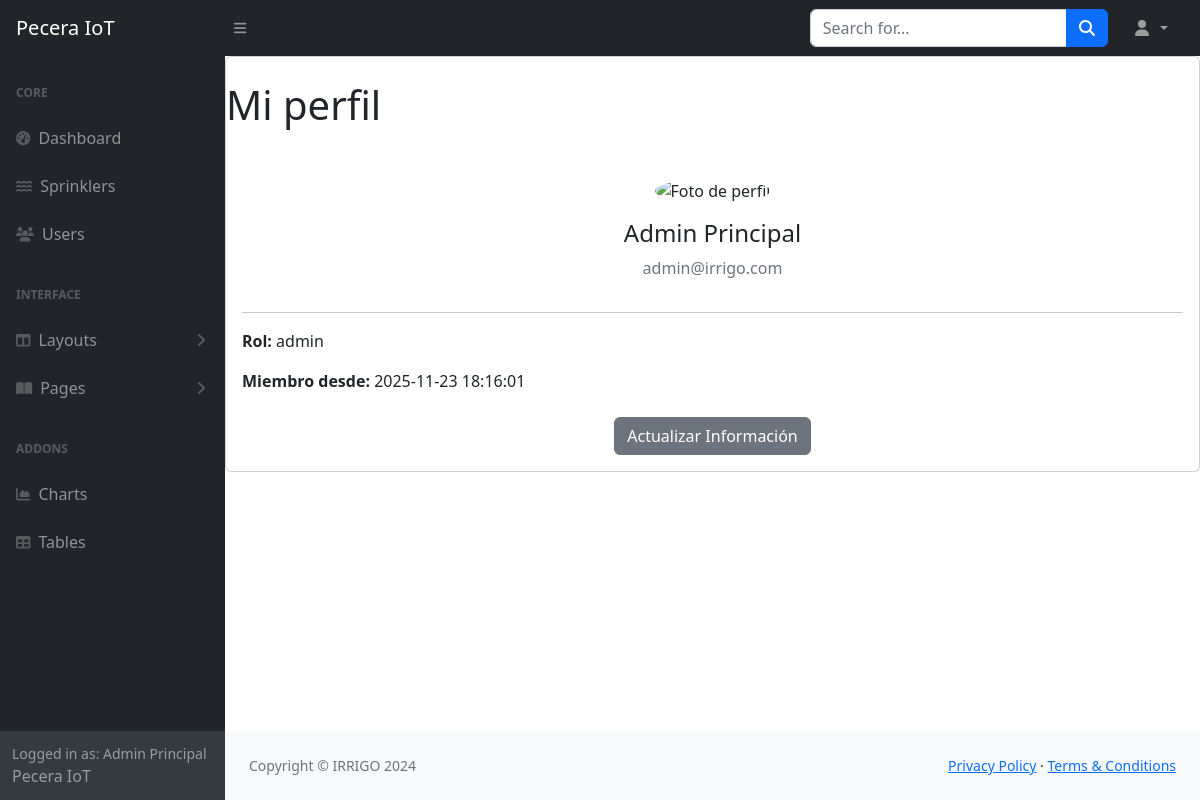
Page /myprofile (signed in) on the earlier database version.
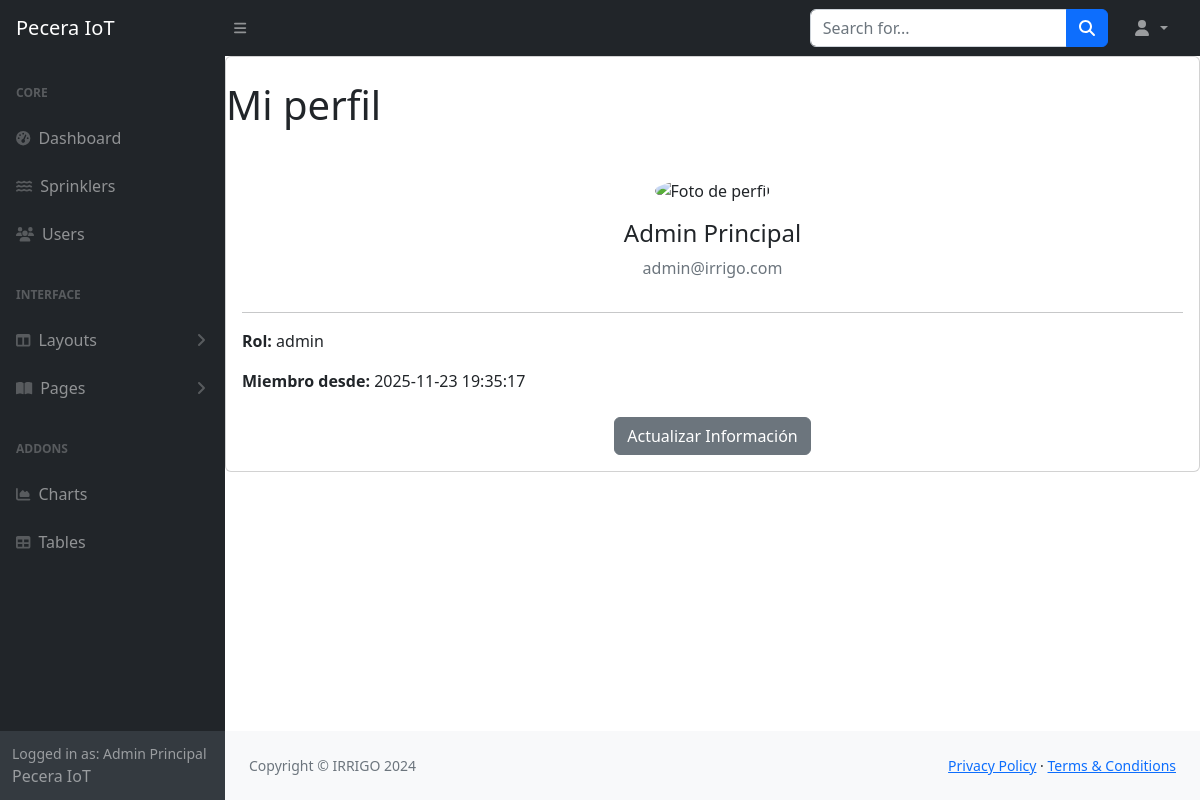
Same page on the later database version.
### tables this page shows
CREATE TABLE usuarios (
                id_usuario INTEGER PRIMARY KEY AUTOINCREMENT,
                nombre VARCHAR(100) NOT NULL,
                correo VARCHAR(150) UNIQUE NOT NULL,
                contrasena VARCHAR(255) NOT NULL,
                tipo_usuario TEXT CHECK(tipo_usuario IN ('admin', 'usuario')) NOT NULL DEFAULT 'usuario',
                fecha_creacion TIMESTAMP DEFAULT CURRENT_TIMESTAMP
            );

### app.py (the view)
@app.route('/myprofile')
def myprofile():
    nombre_usuario = session['nombre_usuario']
    tipo_usuario = session['tipo_usuario']
    if 'id_usuario' in session:
        id_usuario = session['id_usuario']
        connection = get_db_connection()
        if connection:
            cursor = connection.cursor()
            cursor.execute("""
                SELECT nombre, correo, tipo_usuario, fecha_creacion
                FROM usuarios
                WHERE id_usuario = ?
            """, (id_usuario,))
            usuario = cursor.fetchone()
            cursor.close()
            connection.close()
            return render_template(
                    'myprofile.html',
                    usuario=usuario,  # Datos del usuario desde la base de datos
                    nombre_usuario=session['nombre_usuario'],  # Desde la sesión
                    tipo_usuario=session['tipo_usuario']       # Desde la sesión
                )
        return "Usuario no encontrado", 404
    return redirect('/login')

### app.py (called while the page is built)
def get_db_connection():
    try:
        connection = sqlite3.connect(DATABASE)
        connection.row_factory = sqlite3.Row  # Para acceder a columnas por nombre
        return connection
    except Exception as e:
        print(f"Error al conectar a la base de datos: {e}")
        return None

### templates/myprofile.html (shortened to what this page needs)
{% extends "base2.html" %}
{% block content %}
<div class="card">
    <h1 class="mt-4">Mi perfil</h1>
    <div class="card-body text-center">
        <div class="d-flex flex-column align-items-center">
            <div>
                <img src="/static/assets/img/chillguy.webp" alt="Foto de perfil" class="rounded-circle" style="width: 100px; height: 100px; object-fit: cover;">
            </div>
            <h4 class="mt-3">{{ usuario.nombre }}</h4>
            <p class="text-muted">{{ usuario.correo }}</p>
        </div>
        <hr>
        <div class="text-start">
            <p><strong>Rol:</strong> {{ usuario.tipo_usuario }}</p>
            <p><strong>Miembro desde:</strong> {{ usuario.fecha_creacion }}</p>
        </div>
        <div class="text-center mt-4">
            <button id="showModalButton" class="btn btn-secondary" data-bs-toggle="modal" data-bs-target="#updateModal">Actualizar Información</button>
        </div>
    </div>
</div>
{% endblock %}

### templates/base2.html (shortened to what the changed rows need)
<!DOCTYPE html>
<html lang="en">
    <head>
        <link href="https://cdn.jsdelivr.net/npm/simple-datatables@7.1.2/dist/style.min.css" rel="stylesheet" />
        <link href="{{ url_for('static', filename='css/styles.css') }}" rel="stylesheet" />
    </head>
    <body class="sb-nav-fixed">
        <div id="layoutSidenav">
            <div id="layoutSidenav_nav">
                <nav class="sb-sidenav accordion sb-sidenav-dark" id="sidenavAccordion">
                    <div class="sb-sidenav-footer">
                        <div class="small">Logged in as: {{ nombre_usuario }}</div>
                        Pecera IoT
                    </div>
                </nav>
            </div>
            <div id="layoutSidenav_content">
                <main>
                    {% block content %}{% endblock %}
                </main>
            </div>
        </div>
    </body>
</html>

Differences in the rows shown:
changed usuarios "Admin Principal": fecha_creacion "2025-11-23 18:16:01" → "2025-11-23 19:35:17"
